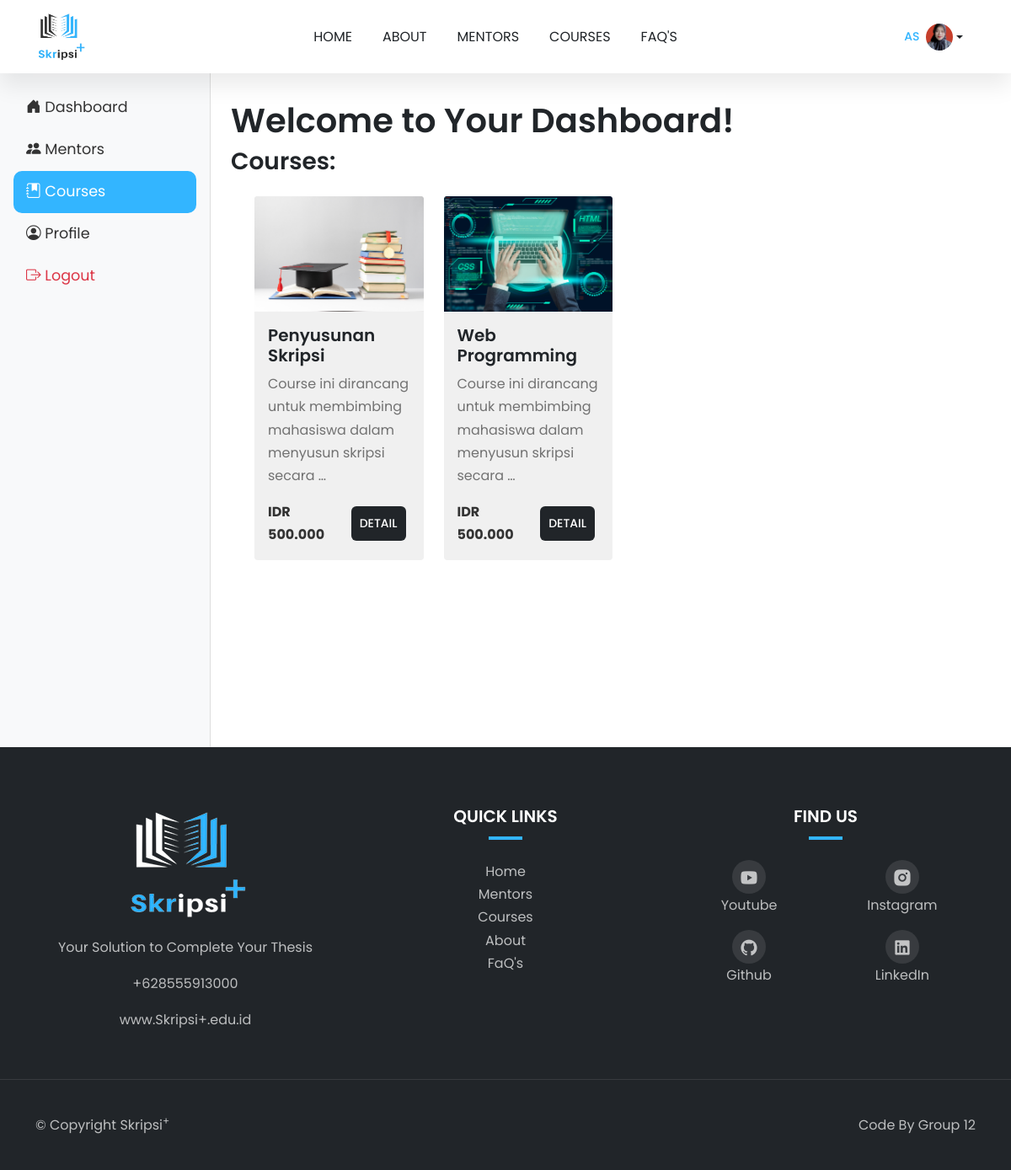
Page /dashboard-courses/ (signed in) on the earlier database version.
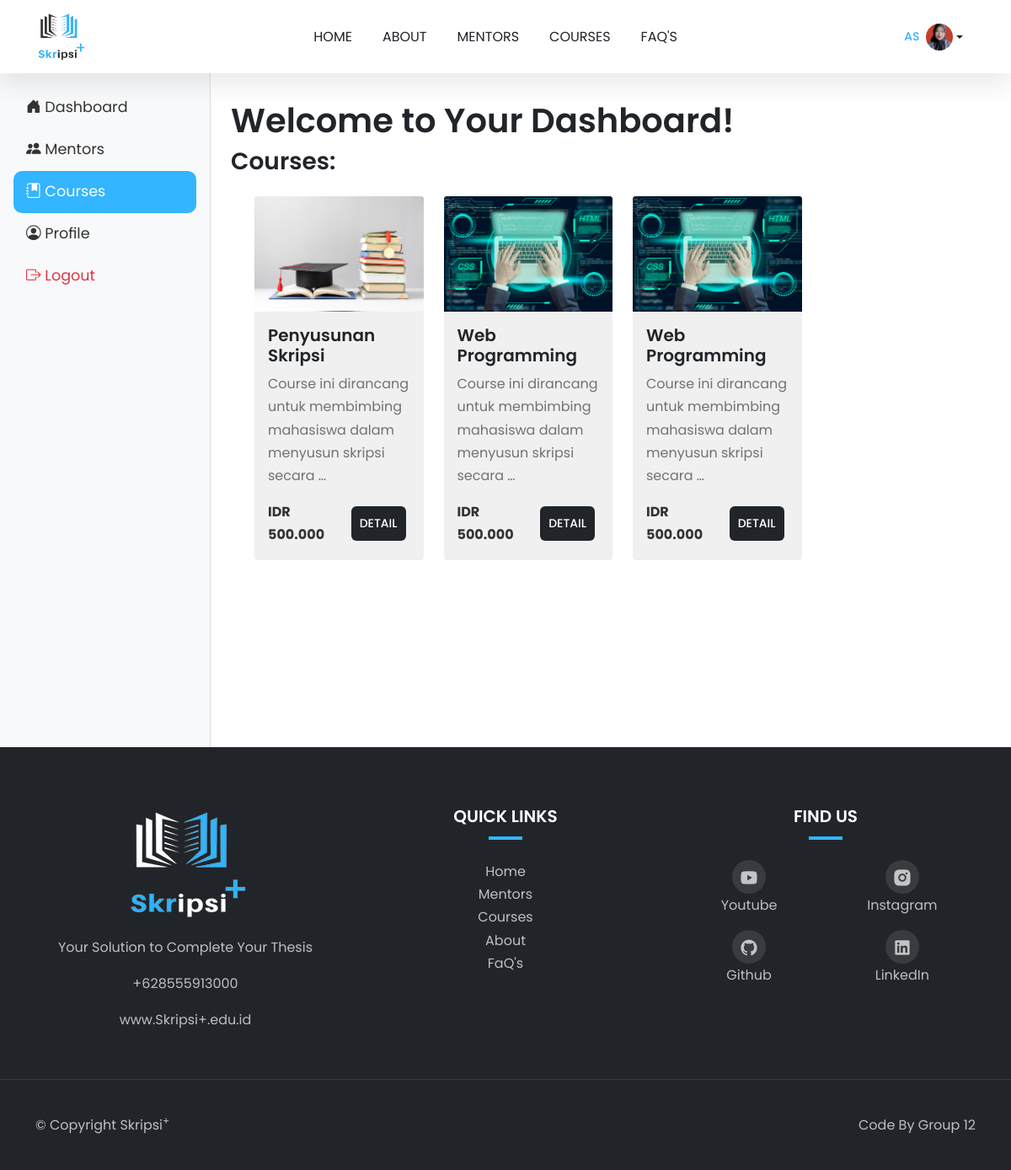
Same page on the later database version.
### public_app/models.py (models this page shows, shortened)
class Purchase(models.Model):
    user = models.ForeignKey(settings.AUTH_USER_MODEL, on_delete=models.CASCADE)
    mentor = models.ForeignKey(Mentor, on_delete=models.SET_NULL, null=True, blank=True)
    course = models.ForeignKey(Course, on_delete=models.SET_NULL, null=True, blank=True)
    purchased_at = models.DateTimeField(auto_now_add=True)

class Course(models.Model):
    title = models.CharField(max_length=200)
    description = models.TextField()
    price = models.DecimalField(max_digits=10, decimal_places=3)
    image = models.ImageField(upload_to='courses')
    syllabus = models.JSONField(null=True, blank=True)  # Jika memakai JSON untuk syllabus
    students_enrolled = models.PositiveIntegerField(default=0)
    rating = models.DecimalField(max_digits=2, decimal_places=1, default=5.0)
    learning_type = models.CharField(max_length=50, default="Online - Self Learning")

### public_app/views.py (the view)
# urls.py: path('dashboard-courses/', views.dashboard_courses, name='dashboard_courses'),
@login_required(login_url='account_login')
def dashboard_courses(request):
    purchases = Purchase.objects.filter(user=request.user)
    return render(request, 'dashboard-courses.html', {'purchases': purchases})

### public_app/templates/dashboard-courses.html (shortened to what this page needs)
{% extends 'layouts/base.html' %} {% block content %}
<div class="d-flex">
    <nav class="sidebar bg-light p-3 d-none d-md-block" id="sidebar" style="min-width: 250px; transition: transform 0.3s ease-in-out;">
        <ul class="nav flex-column">
        <li class="nav-item">
            <a class="nav-link {% if request.resolver_match.url_name == 'dashboard' %}active{% endif %}" href="{% url 'dashboard' %}">
            <i class="bi bi-house-door-fill"></i> Dashboard
            </a>
        </li>
        <li class="nav-item">
            <a class="nav-link {% if request.resolver_match.url_name == 'dashboard_mentors' %}active{% endif %}" href="{% url 'dashboard_mentors' %}">
            <i class="bi bi-people-fill"></i> Mentors
            </a>
        </li>
        <li class="nav-item">
            <a class="nav-link {% if request.resolver_match.url_name == 'dashboard_courses' %}active{% endif %}" href="{% url 'dashboard_courses' %}">
            <i class="bi bi-journal-bookmark-fill"></i> Courses
            </a>
        </li>
        <li class="nav-item">
            <a class="nav-link {% if request.resolver_match.url_name == 'profile' %}active{% endif %}" href="{% url 'profile' %}">
            <i class="bi bi-person-circle"></i> Profile
            </a>
        </li>
        <li class="nav-item">
            <a class="nav-link text-danger" href="{% url 'account_logout' %}">
            <i class="bi bi-box-arrow-right"></i> Logout
            </a>
        </li>
        </ul>
    </nav>
    <main class="flex-grow-1 mt-2">
      <div class="content-dashboard p-4">
        <h1>Welcome to Your Dashboard!</h1>
        <h3>Courses:</h3>
        <div class="row ms-lg-3 mb-3">
          {% for purchase in purchases %}
            {% if purchase.course %}
              <div class="col-lg-3 col-md-6 mt-3">
                <div class="card h-100" style="width: 100%">
                  <div class="image-zoom">
                    <div class="image-zoom-wrapper">
                      <img
                        src="{{ purchase.course.image.url }}"
                        class="card-img-top"
                        alt="{{ purchase.course.title }}"
                      />
                    </div>
                  </div>
                  <div class="card-body d-flex flex-column">
                    <h5 class="card-title">{{ purchase.course.title }}</h5>
                    <p class="card-text flex-grow-1">
                      {{ purchase.course.description|truncatewords:10 }}
                    </p>
                    <div
                      class="mt-auto d-flex justify-content-between align-items-center"
                    >
                      <div class="price">
                        <span class="ml-2">IDR {{ purchase.course.price }}</span>
                      </div>
                      <a
                        href="{% url 'course_bought' purchase.course.pk %}"
                        class="btn btn-brand"
                        >Detail</a
                      >
                    </div>
                  </div>
                </div>
              </div>
            {% endif %}
          {% endfor %}
        </div>
      </div>
    </main>
</div>
{% endblock content %}

Differences in the rows shown:
added Purchase: course.image (picture), course "Web Programming", course.description "Course ini dirancang untuk membimbing mahasiswa dalam menyusun skripsi secara …", course.price "500.000"
